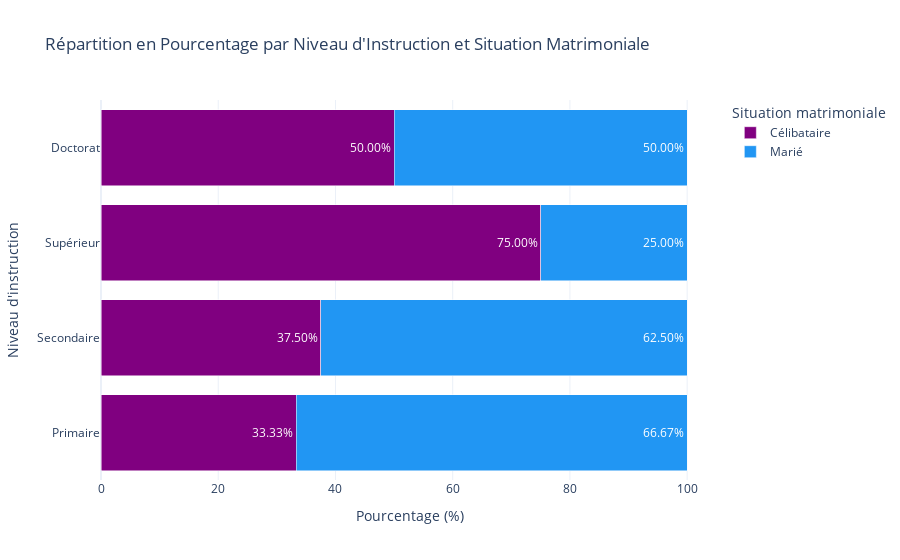

The notebook cell saved with this chart:
### Markdown cell above
### Graphe à barres empilées horizontal

### Code cell
# Données 
data = pd.DataFrame({
    'Niveau d\'instruction': ['Primaire', 'Primaire', 'Secondaire', 'Secondaire', 'Supérieur', 'Supérieur', 'Doctorat', 'Doctorat'],
    'Situation matrimoniale': ['Célibataire', 'Marié', 'Célibataire', 'Marié', 'Célibataire', 'Marié', 'Célibataire', 'Marié'],
    'Nombre': [10, 20, 15, 25, 30, 10, 5, 5]
})

# Calcule des pourcentages
data['Pourcentage'] = (data['Nombre'] / data.groupby('Niveau d\'instruction')['Nombre'].transform('sum') * 100).round(2)

# Graphique à barres empilées horizontal
fig = px.bar(data,
             y='Niveau d\'instruction',
             x='Pourcentage',
             color='Situation matrimoniale',
             text='Pourcentage',  # Afficher les pourcentages sur les barres
             title='Répartition en Pourcentage par Niveau d\'Instruction et Situation Matrimoniale',
             labels={'Pourcentage': 'Pourcentage (%)'},
             color_discrete_sequence=['purple', '#2196F3'],  # Couleurs personnalisées : rose et bleu
             orientation='h')  # Orientation horizontale

# Personnalisation des étiquettes
fig.update_traces(
    texttemplate='%{text:.2f}%',  # Format des étiquettes en pourcentage
    textposition='inside',        # Pourcentages à l'intérieur des barres
    textfont_color='white'        # Couleur des pourcentages en blanc
)

# Configuration du layout
fig.update_layout(
    xaxis_title='Pourcentage (%)',
    yaxis_title='Niveau d\'instruction',
    barmode='stack',              # Utilisation du mode empilé
    template='plotly_white'
)

# Affichage
fig.show()

### Figure 1 — Plotly figure (JSON) as saved in the notebook; plotly's stock layout.template omitted (floating-point values rounded to 4 significant figures)
{"data": [{"alignmentgroup": "True", "hovertemplate": "Situation matrimoniale=Célibataire<br>Pourcentage (%)=%{text}<br>Niveau d'instruction=%{y}<extra></extra>", "legendgroup": "Célibataire", "marker": {"color": "purple", "pattern": {"shape": ""}}, "name": "Célibataire", "offsetgroup": "Célibataire", "orientation": "h", "showlegend": true, "text": [33.33, 37.5, 75, 50], "textfont": {"color": "white"}, "textposition": "inside", "texttemplate": "%{text:.2f}%", "type": "bar", "x": [33.33, 37.5, 75, 50], "xaxis": "x", "y": ["Primaire", "Secondaire", "Supérieur", "Doctorat"], "yaxis": "y"}, {"alignmentgroup": "True", "hovertemplate": "Situation matrimoniale=Marié<br>Pourcentage (%)=%{text}<br>Niveau d'instruction=%{y}<extra></extra>", "legendgroup": "Marié", "marker": {"color": "#2196F3", "pattern": {"shape": ""}}, "name": "Marié", "offsetgroup": "Marié", "orientation": "h", "showlegend": true, "text": [66.67, 62.5, 25, 50], "textfont": {"color": "white"}, "textposition": "inside", "texttemplate": "%{text:.2f}%", "type": "bar", "x": [66.67, 62.5, 25, 50], "xaxis": "x", "y": ["Primaire", "Secondaire", "Supérieur", "Doctorat"], "yaxis": "y"}], "layout": {"barmode": "stack", "legend": {"title": {"text": "Situation matrimoniale"}, "tracegroupgap": 0}, "title": {"text": "Répartition en Pourcentage par Niveau d'Instruction et Situation Matrimoniale"}, "xaxis": {"anchor": "y", "domain": [0, 1], "title": {"text": "Pourcentage (%)"}}, "yaxis": {"anchor": "x", "domain": [0, 1], "title": {"text": "Niveau d'instruction"}}}}
